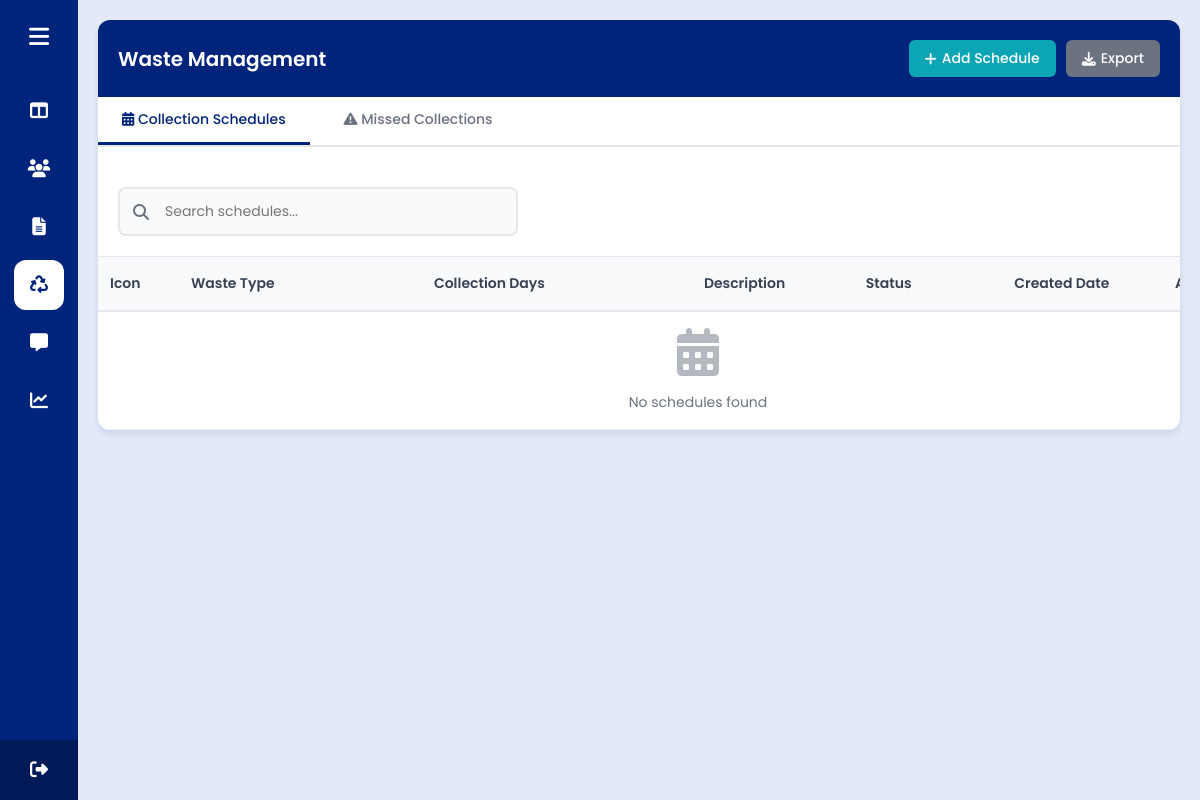
The page /admin/waste_management.php (signed in) on the database as committed earlier.
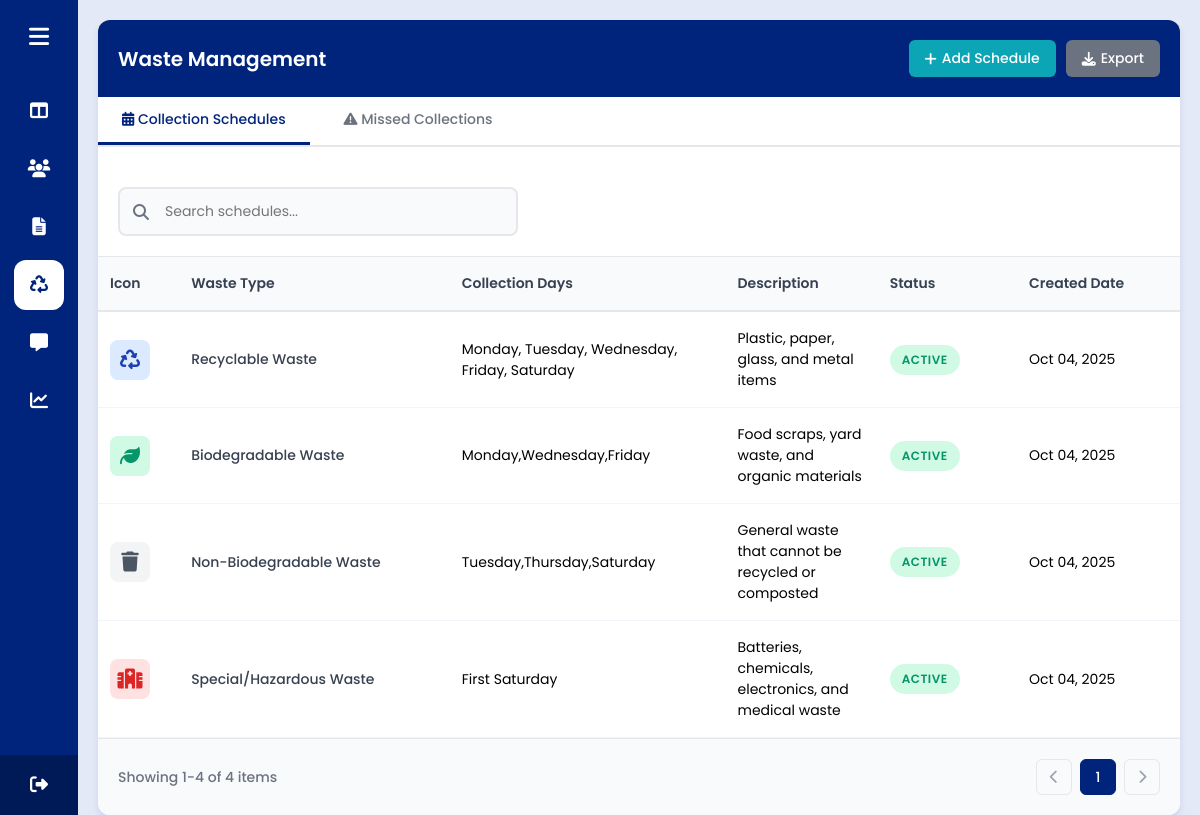
The same page on the database as committed later.
### tables this page shows
CREATE TABLE `waste_schedules` (
  `schedule_id` int(11) NOT NULL,
  `waste_type` varchar(50) NOT NULL,
  `collection_days` varchar(100) NOT NULL,
  `icon` varchar(50) DEFAULT NULL,
  `color` varchar(20) DEFAULT NULL,
  `description` text DEFAULT NULL,
  `is_active` tinyint(1) DEFAULT 1,
  `created_at` timestamp NOT NULL DEFAULT current_timestamp()
);

### admin/waste_management.php (the view, shortened to what the changed rows need)
<?php
require_once("../conn/conn.php");
$activeTab = isset($_GET['tab']) ? $_GET['tab'] : 'schedules';
$schedulesPerPage = 8;
$schedPage = isset($_GET['sched_page']) ? (int) $_GET['sched_page'] : 1;
$schedPage = max(1, $schedPage);
$schedOffset = ($schedPage - 1) * $schedulesPerPage;
$schedules = [];
$totalSchedules = 0;
try {
    $countStmt = $conn->prepare("SELECT COUNT(*) as total FROM waste_schedules");
    $countStmt->execute();
    $totalSchedules = $countStmt->get_result()->fetch_assoc()['total'];
    $stmt = $conn->prepare("SELECT * FROM waste_schedules ORDER BY schedule_id LIMIT ? OFFSET ?");
    $stmt->bind_param("ii", $schedulesPerPage, $schedOffset);
    $stmt->execute();
    $result = $stmt->get_result();
    while ($row = $result->fetch_assoc()) {
        $schedules[] = $row;
    }
} catch (Exception $e) {
    die("Error fetching schedules: " . $e->getMessage());
}
$totalSchedPages = ceil($totalSchedules / $schedulesPerPage);
?>
<!DOCTYPE html>
<html lang="en" dir="ltr">
<head>
    <?php include '../components/header_links.php'; ?>
    <?php include '../components/admin_side_header.php'; ?>
</head>
<body>
    <section class="home-section">
        <div class="table-container">
            <div class="table-header">
                <h2 class="table-title">Waste Management</h2>
            </div>
            <div id="schedulesTab" style="display: <?= $activeTab === 'schedules' ? 'block' : 'none'; ?>">
                <div class="table-responsive">
                    <table class="residents-table" id="schedulesTable">
                        <thead>
                            <tr>
                                <th>Icon</th>
                                <th>Waste Type</th>
                                <th>Collection Days</th>
                                <th>Description</th>
                                <th>Status</th>
                                <th>Created Date</th>
                                <th>Actions</th>
                            </tr>
                        </thead>
                        <tbody>
                            <?php if (count($schedules) > 0): ?>
                                <?php foreach ($schedules as $schedule): ?>
                                    <tr>
                                        <td>
                                            <div
                                                class="waste-icon <?= htmlspecialchars($schedule['color'] ?? 'biodegradable'); ?>">
                                                <i class="fas <?= htmlspecialchars($schedule['icon'] ?? 'fa-trash'); ?>"></i>
                                            </div>
                                        </td>
                                        <td>
                                            <div class="resident-name"><?= htmlspecialchars($schedule['waste_type']); ?></div>
                                        </td>
                                        <td><?= htmlspecialchars($schedule['collection_days']); ?></td>
                                        <td><?= htmlspecialchars($schedule['description'] ?? 'N/A'); ?></td>
                                        <td>
                                            <span class="status-badge <?= $schedule['is_active'] ? 'active' : 'inactive'; ?>">
                                                <?= $schedule['is_active'] ? 'Active' : 'Inactive'; ?>
                                            </span>
                                        </td>
                                        <td><?= date("M d, Y", strtotime($schedule['created_at'])); ?></td>
                                        <td>
                                        </td>
                                    </tr>
                                <?php endforeach; ?>
                            <?php else: ?>
                                <tr>
                                    <td colspan="7" class="no-data">
                                        <i class="fas fa-calendar-alt"></i>
                                        <p>No schedules found</p>
                                    </td>
                                </tr>
                            <?php endif; ?>
                        </tbody>
                    </table>
                </div>
                <?php if ($totalSchedules > 0): ?>
                    <?php if ($totalSchedules > 0): ?>
                        <?php renderPagination($schedPage, $totalSchedPages, $totalSchedules, $schedOffset, $schedulesPerPage, 'sched_page', 'schedules'); ?>
                    <?php endif; ?>
                <?php endif; ?>
            </div>
        </div>
    </section>
</body>
</html>
<?php
function renderPagination($currentPage, $totalPages, $totalItems, $offset, $itemsPerPage, $pageParam, $tab)
{
    $startRecord = $totalItems > 0 ? $offset + 1 : 0;
    $endRecord = min($offset + $itemsPerPage, $totalItems);
    ?>
    <div class="pagination-container">
        <div class="pagination-info">
            Showing <?= $startRecord; ?>-<?= $endRecord; ?> of <?= $totalItems; ?> items
        </div>
        <div class="pagination-controls">
            <div class="pagination">
                <?php if ($currentPage > 1): ?>
                    <a href="?tab=<?= $tab; ?>&<?= $pageParam; ?>=<?= $currentPage - 1; ?>">
                        <i class="fas fa-chevron-left"></i>
                    </a>
                <?php else: ?>
                    <span class="disabled"><i class="fas fa-chevron-left"></i></span>
                <?php endif; ?>
                <?php
                $startPage = max(1, $currentPage - 2);
                $endPage = min($totalPages, $currentPage + 2);
                    ?>
                <?php for ($i = $startPage; $i <= $endPage; $i++): ?>
                    <?php if ($i == $currentPage): ?>
                        <span class="current"><?= $i; ?></span>
                    <?php else: ?>
                        <a href="?tab=<?= $tab; ?>&<?= $pageParam; ?>=<?= $i; ?>"><?= $i; ?></a>
                    <?php endif; ?>
                <?php endfor; ?>
                <?php if ($currentPage < $totalPages): ?>
                    <a href="?tab=<?= $tab; ?>&<?= $pageParam; ?>=<?= $currentPage + 1; ?>">
                        <i class="fas fa-chevron-right"></i>
                    </a>
                <?php else: ?>
                    <span class="disabled"><i class="fas fa-chevron-right"></i></span>
                <?php endif; ?>
            </div>
        </div>
    </div>
    <?php
}
?>

Rows that differ between the two databases and show on the page:
added waste_schedules: waste_type "Recyclable Waste", collection_days "Monday, Tuesday, Wednesday, Friday, Saturday", description "Plastic, paper, glass, and metal items", is_active "ACTIVE", created_at "Oct 04, 2025"
added waste_schedules: waste_type "Biodegradable Waste", collection_days "Monday,Wednesday,Friday", description "Food scraps, yard waste, and organic materials", is_active "ACTIVE", created_at "Oct 04, 2025"
added waste_schedules: waste_type "Non-Biodegradable Waste", collection_days "Tuesday,Thursday,Saturday", description "General waste that cannot be recycled or composted", is_active "ACTIVE", created_at "Oct 04, 2025"
added waste_schedules: waste_type "Special/Hazardous Waste", collection_days "First Saturday", description "Batteries, chemicals, electronics, and medical waste", is_active "ACTIVE", created_at "Oct 04, 2025", schedule_id "1", schedule_id "4"
Other text that changed with them:
text no longer shown: "No schedules found"
text now shown: "Showing - of items"
new list line: "1"
